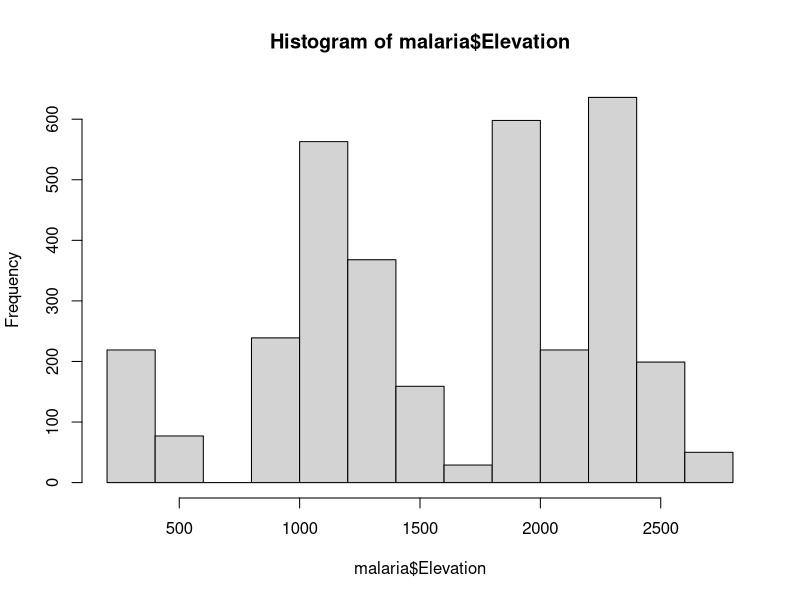

Write R code to recreate this figure. (Note: this script raises an error after producing the figure.)
## ---- chunk 1
knitr::opts_chunk$set(echo = TRUE)
library(readxl)
library(tidyverse)
## ---- chunk 2
malaria <- read_excel("MalariaSampling_MasterFile_Sept23.xlsx")

# Rename long variables
malaria <- malaria %>% rename(screened_l = `Screened for Leuco`,
                              screened_h = `Screened for HAEM`,
                              screened_p = `Screened for Plas`,
                              positive_l = `Positive=1...21`,
                              positive_h = `Positive=1...27`,
                              positive_p = `Positive=1...33`,
                              posdesig_l = `Pos Designation...22`,
                              posdesig_h = `Pos Designation...28`,
                              posdesig_p = `Pos Designation...34`)

# Change elevation variable to numeric
malaria$Elevation <- str_remove_all(malaria$Elevation, "m")
malaria$Elevation <- as.numeric(malaria$Elevation)

# Standardize sex reporting
malaria$Sex[malaria$Sex == "f"] <- "F"
malaria$Sex[malaria$Sex == "m"] <- "M"
malaria$Sex[malaria$Sex == "?"] <- "X"
malaria$Sex[malaria$Sex == "N"] <- "X"
malaria$Sex[malaria$Sex == "0"] <- "X"
malaria$Sex[malaria$Sex == "No BS"] <- "X"
table(malaria$Sex)
## ---- chunk 3
table(malaria$Country)
table(malaria$District)
hist(malaria$Elevation)
## ---- chunk 4
total_n <- 3418

# Leucocytozoon
sum(malaria$screened_l == "Yes")   # How many screened
sum(malaria$positive_l, na.rm = T) # How many positive 
sum(malaria$posdesig_l == 2 | malaria$posdesig_l == 3, na.rm = T)  # Co-infections
(p_L <- 198 / 749)
n_L <- 749
ci_L.lower <- p_L - qnorm(0.975) * sqrt((p_L * (1 - p_L)) / n_L)
ci_L.upper <- p_L + qnorm(0.975) * sqrt((p_L * (1 - p_L)) / n_L)
cat("95% confidence interval: [", round(c(ci_L.lower, ci_L.upper)*100, 2), "]")

# Haemocrodius
sum(malaria$screened_h == "Yes")   # How many screened
sum(malaria$positive_h, na.rm = T) # How many positive 
sum(malaria$posdesig_h == 2 | malaria$posdesig_h == 3, na.rm = T)  # Co-infections
(p_H <- 51 / 348)
n_H <- 348
ci_H.lower <- p_H - qnorm(0.975) * sqrt((p_H * (1 - p_H)) / n_H)
ci_H.upper <- p_H + qnorm(0.975) * sqrt((p_H * (1 - p_H)) / n_H)
cat("95% confidence interval: [", round(c(ci_H.lower, ci_H.upper)*100, 2), "]")

# Plasmodium
sum(malaria$screened_p == "Yes")   # How many screened
sum(malaria$positive_p, na.rm = T) # How many positive 
sum(malaria$posdesig_p == 2 | malaria$posdesig_p == 3, na.rm = T)  # Co-infections
(p_P <- 166 / 761)
n_P <- 348
ci_P.lower <- p_P - qnorm(0.975) * sqrt((p_P * (1 - p_P)) / n_P)
ci_P.upper <- p_P + qnorm(0.975) * sqrt((p_P * (1 - p_P)) / n_P)
cat("95% confidence interval: [", round(c(ci_P.lower, ci_P.upper)*100, 2), "]")
## ---- chunk 5
total_n <- 3418

# Leucocytozoon
num_screened_l <- sum(malaria$screened_l == "Yes")   # How many screened
sum(malaria$posdesig_l == 2 | malaria$posdesig_l == 3, na.rm = T)  # Co-infections
(p2_L <- 198 / num_screened_l)
ci2_L.lower <- p2_L - qnorm(0.975) * sqrt((p2_L * (1 - p2_L)) / num_screened_l)
ci2_L.upper <- p2_L + qnorm(0.975) * sqrt((p2_L * (1 - p2_L)) / num_screened_l)
cat("95% confidence interval: [", round(c(ci2_L.lower, ci2_L.upper)*100, 2), "]")

# Haemocrodius
sum(malaria$posdesig_h == 2 | malaria$posdesig_h == 3, na.rm = T)  # Co-infections
(p2_H <- 51 / total_n)
ci2_H.lower <- p2_H - qnorm(0.975) * sqrt((p2_H * (1 - p2_H)) / total_n)
ci2_H.upper <- p2_H + qnorm(0.975) * sqrt((p2_H * (1 - p2_H)) / total_n)
cat("95% confidence interval: [", round(c(ci2_H.lower, ci2_H.upper)*100, 2), "]")

# Plasmodium
sum(malaria$posdesig_p == 2 | malaria$posdesig_p == 3, na.rm = T)  # Co-infections
(p2_P <- 166 / total_n)
ci2_P.lower <- p2_P - qnorm(0.975) * sqrt((p2_P * (1 - p2_P)) / total_n)
ci2_P.upper <- p2_P + qnorm(0.975) * sqrt((p2_P * (1 - p2_P)) / total_n)
cat("95% confidence interval: [", round(c(ci2_P.lower, ci2_P.upper)*100, 2), "]")
## ---- chunk 6
sum(malaria$positive_l == 1 | malaria$positive_h == 1 | malaria$positive_p == 1, na.rm = T)
sum((malaria$positive_l == 1 & malaria$positive_h == 1) | 
    (malaria$positive_l == 1 & malaria$positive_p == 1) |
    (malaria$positive_h == 1 & malaria$positive_p == 1), na.rm = T)
p3 <- 306 / 1540
ci3.lower <- p3 - qnorm(0.975) * sqrt((p3 * (1 - p3)) / screened_all)
ci3.upper <- p3 + qnorm(0.975) * sqrt((p3 * (1 - p3)) / screened_all)
cat("95% confidence interval: [", round(c(ci3.lower, ci3.upper)*100, 2), "]")
## ---- chunk 7
screened_all <- 3086
sum(malaria$posdesig_l == 4 | malaria$posdesig_h == 4 | malaria$posdesig_p == 4, na.rm = T)
p4 <- 77 / screened_all
ci4.lower <- p4 - qnorm(0.975) * sqrt((p4 * (1 - p4)) / screened_all)
ci4.upper <- p4 + qnorm(0.975) * sqrt((p4 * (1 - p4)) / screened_all)
cat("95% confidence interval: [", round(c(ci4.lower, ci4.upper)*100, 2), "]")
## ---- chunk 8
length(unique(malaria$Host_family))
length(unique(malaria$Host_genus))
length(unique(malaria$Host_species))

malaria %>% group_by(Host_family) %>% summarize(Count = n()) %>% arrange(desc(Count))
malaria %>% group_by(Host_genus) %>% summarize(Count = n()) %>% arrange(desc(Count))
malaria %>% group_by(Host_species) %>% summarize(Count = n()) %>% arrange(desc(Count))
## ---- chunk 9

